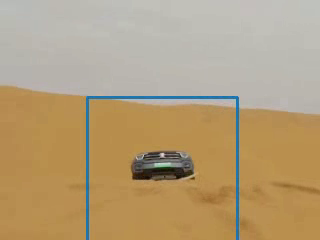
#> input picture frame 8 of Output_Vedio/standared_car_attack.avi, 320 x 240 px, given in place of car_attack.mp4, which was not available
$ python vedio_standarization.py
#> lines starting #> are read from the running program, lines starting #| are printed output that depends on the picture
import cv2

# 读取视频文件
input_path = "C:\\A_RESEARCH\\Off_Line\\C\\LPLC2\\synthetic_vedios\\Vedio_dynamic_complex_bg\\car_attack.mp4"
output_path = "C:\\A_RESEARCH\\Off_Line\\C\\LPLC2\\synthetic_vedios\\Vedio_dynamic_complex_bg\\standared_car_attack.avi"
gray_output_path = "C:\\A_RESEARCH\\Off_Line\\C\\LPLC2\\synthetic_vedios\\Vedio_dynamic_complex_bg\\gray_standared_car_attack.avi"

# 打开视频文件
cap = cv2.VideoCapture(input_path)

# 获取视频的帧率
fps = cap.get(cv2.CAP_PROP_FPS)

# 设置输出视频的参数
fourcc = cv2.VideoWriter_fourcc(*'XVID')
out = cv2.VideoWriter(output_path, fourcc, 30.0, (320, 240))
gray_out = cv2.VideoWriter(gray_output_path, fourcc, 30.0, (320, 240), isColor=False)

# 获取视频的总帧数
total_frames = int(cap.get(cv2.CAP_PROP_FRAME_COUNT))
print("Raw Video Total Frame : ", total_frames)

# 定义截取的帧范围，包含整个视频所有帧
FRAME_BEGIN = 0  # 起始帧
FRAME_END = 81   # total_frames - 1  # 结束帧

current_frame = 0

# 设置对比度增强参数
alpha = 1  # 对比度增益（1.0表示不变，1.5增加对比度）
beta = 0  # 不改变亮度

while cap.isOpened():
    ret, frame = cap.read()
#> frame is the input picture: shape (240, 320, 3); mean B, G, R 122.5, 158.2, 180.1
    if not ret:
        break

    # 只处理指定范围内的帧
    if FRAME_BEGIN <= current_frame <= FRAME_END:
        # 调整帧的大小
        frame_resized = cv2.resize(frame, (320, 240))
        # 增强对比度，不改变亮度
        frame_contrast = cv2.convertScaleAbs(frame_resized, alpha=alpha, beta=beta)
        # 写入对比度增强的帧到彩色输出视频
        out.write(frame_contrast)

        # 转换为灰度图并写入到灰度输出视频
        gray_frame = cv2.cvtColor(frame_contrast, cv2.COLOR_BGR2GRAY)
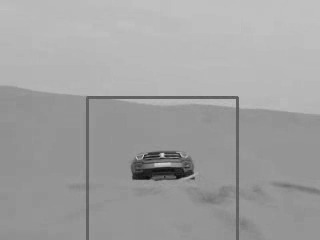
#> gray_frame: shape (240, 320); min 12, max 216, mean 160.7
        gray_out.write(gray_frame)

    current_frame += 1

# 释放资源
cap.release()
out.release()
gray_out.release()
cv2.destroyAllWindows()

$ run again, starting later in the video
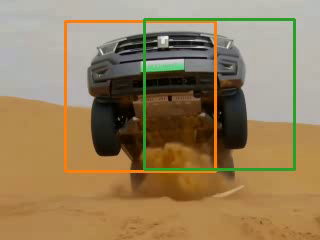
#> input picture frame 36 of Output_Vedio/standared_car_attack.avi, 320 x 240 px, given in place of car_attack.mp4, which was not available
#> frame is the input picture: shape (240, 320, 3); mean B, G, R 93.7, 128.3, 150.4
#> `gray_frame = cv2.cvtColor(frame_contrast, cv2.COLOR_BGR2GRAY)`:
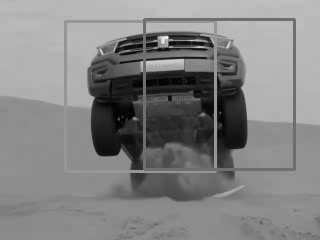
#> gray_frame: shape (240, 320); min 0, max 244, mean 130.9

$ run again, starting later in the video
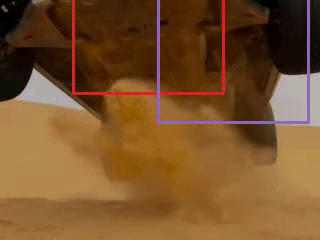
#> input picture frame 64 of Output_Vedio/standared_car_attack.avi, 320 x 240 px, given in place of car_attack.mp4, which was not available
#> frame is the input picture: shape (240, 320, 3); mean B, G, R 42.9, 81.8, 120.7
#> `gray_frame = cv2.cvtColor(frame_contrast, cv2.COLOR_BGR2GRAY)`:
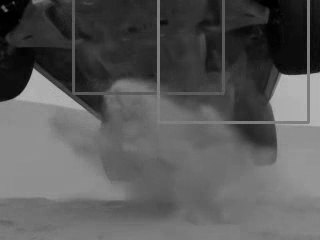
#> gray_frame: shape (240, 320); min 0, max 186, mean 88.9
